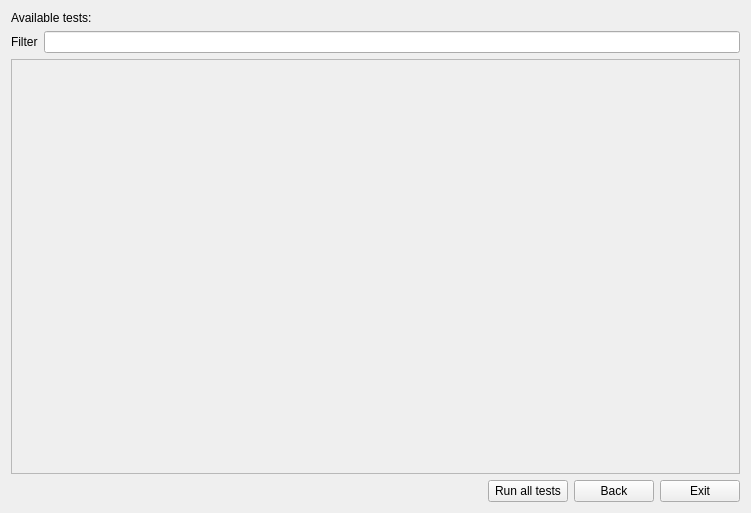
<?xml version="1.0" encoding="UTF-8"?>
<ui version="4.0">
 <class>MainTestsWidget</class>
 <widget class="QWidget" name="MainTestsWidget">
  <property name="geometry">
   <rect>
    <x>0</x>
    <y>0</y>
    <width>751</width>
    <height>513</height>
   </rect>
  </property>
  <property name="windowTitle">
   <string>ADT - Tests</string>
  </property>
  <layout class="QGridLayout" name="gridLayout">
   <item row="0" column="0" colspan="2">
    <widget class="QLabel" name="checkLabel">
     <property name="sizePolicy">
      <sizepolicy hsizetype="Preferred" vsizetype="Fixed">
       <horstretch>0</horstretch>
       <verstretch>0</verstretch>
      </sizepolicy>
     </property>
     <property name="text">
      <string>Available tests:</string>
     </property>
    </widget>
   </item>
   <item row="1" column="0">
    <widget class="QLabel" name="label">
     <property name="text">
      <string>Filter</string>
     </property>
    </widget>
   </item>
   <item row="1" column="1">
    <widget class="QLineEdit" name="checkfilter">
     <property name="sizePolicy">
      <sizepolicy hsizetype="MinimumExpanding" vsizetype="Fixed">
       <horstretch>0</horstretch>
       <verstretch>0</verstretch>
      </sizepolicy>
     </property>
    </widget>
   </item>
   <item row="2" column="0" colspan="2">
    <widget class="QStackedWidget" name="stackedWidget">
     <property name="sizePolicy">
      <sizepolicy hsizetype="Minimum" vsizetype="MinimumExpanding">
       <horstretch>0</horstretch>
       <verstretch>0</verstretch>
      </sizepolicy>
     </property>
     <widget class="QWidget" name="commonPage_3">
      <property name="sizePolicy">
       <sizepolicy hsizetype="Expanding" vsizetype="Expanding">
        <horstretch>0</horstretch>
        <verstretch>0</verstretch>
       </sizepolicy>
      </property>
      <layout class="QGridLayout" name="gridLayout_6">
       <property name="leftMargin">
        <number>0</number>
       </property>
       <property name="topMargin">
        <number>0</number>
       </property>
       <property name="rightMargin">
        <number>0</number>
       </property>
       <property name="bottomMargin">
        <number>0</number>
       </property>
       <item row="0" column="0">
        <widget class="QScrollArea" name="summaryScrollArea_3">
         <property name="sizePolicy">
          <sizepolicy hsizetype="Expanding" vsizetype="Expanding">
           <horstretch>0</horstretch>
           <verstretch>0</verstretch>
          </sizepolicy>
         </property>
         <property name="widgetResizable">
          <bool>true</bool>
         </property>
         <widget class="QWidget" name="summaryScrollAreaWidgetContents_3">
          <property name="geometry">
           <rect>
            <x>0</x>
            <y>0</y>
            <width>731</width>
            <height>406</height>
           </rect>
          </property>
         </widget>
        </widget>
       </item>
      </layout>
     </widget>
     <widget class="QWidget" name="detailsPage_3">
      <property name="sizePolicy">
       <sizepolicy hsizetype="Expanding" vsizetype="Expanding">
        <horstretch>0</horstretch>
        <verstretch>0</verstretch>
       </sizepolicy>
      </property>
      <layout class="QGridLayout" name="gridLayout_7">
       <property name="leftMargin">
        <number>0</number>
       </property>
       <property name="topMargin">
        <number>0</number>
       </property>
       <property name="rightMargin">
        <number>0</number>
       </property>
       <property name="bottomMargin">
        <number>0</number>
       </property>
       <item row="0" column="0">
        <widget class="QScrollArea" name="detailsScrollArea_3">
         <property name="widgetResizable">
          <bool>true</bool>
         </property>
         <widget class="QWidget" name="detailsScrollAreaWidgetContents_3">
          <property name="geometry">
           <rect>
            <x>0</x>
            <y>0</y>
            <width>98</width>
            <height>28</height>
           </rect>
          </property>
         </widget>
        </widget>
       </item>
      </layout>
     </widget>
    </widget>
   </item>
   <item row="3" column="0" colspan="2">
    <layout class="QHBoxLayout" name="horizontalLayout_2">
     <item>
      <spacer name="horizontalSpacer_2">
       <property name="orientation">
        <enum>Qt::Horizontal</enum>
       </property>
       <property name="sizeHint" stdset="0">
        <size>
         <width>402</width>
         <height>20</height>
        </size>
       </property>
      </spacer>
     </item>
     <item>
      <widget class="QPushButton" name="testPushButton_2">
       <property name="text">
        <string>Run all tests</string>
       </property>
      </widget>
     </item>
     <item>
      <widget class="QPushButton" name="backPushButton_2">
       <property name="text">
        <string>Back</string>
       </property>
      </widget>
     </item>
     <item>
      <widget class="QPushButton" name="exitPushButton_2">
       <property name="text">
        <string>Exit</string>
       </property>
      </widget>
     </item>
    </layout>
   </item>
  </layout>
 </widget>
 <resources/>
 <connections/>
</ui>
